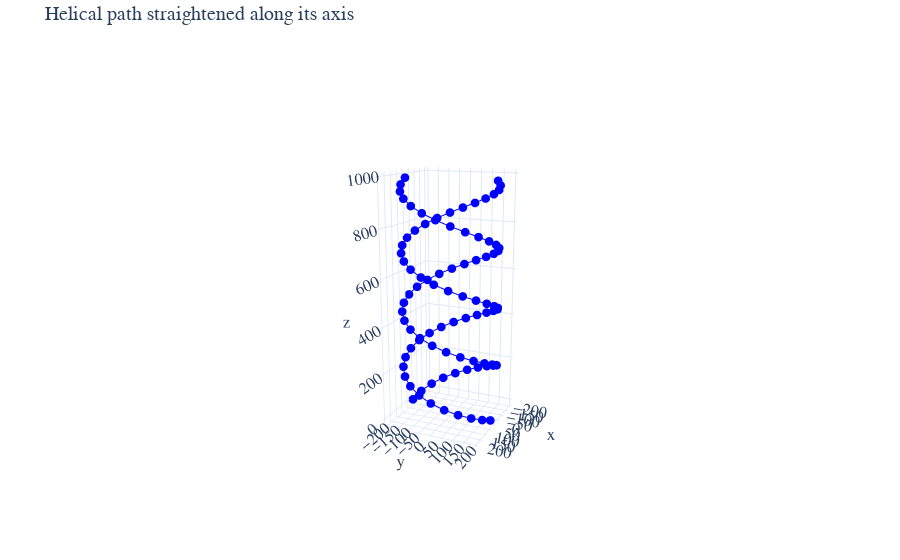

Notebook source saved alongside this figure:
### Code cell
x, y, z = points.T


fig = go.Figure()

rotated = turn_spiral_about_z_axis(points_straight)
x,y,z = rotated.T
fig.add_trace(go.Scatter3d(x=x, y=y, z=z, ))


x, y, z = points_straight.T
fig.add_trace(go.Scatter3d(x=x, y=y, z=z, ))


#x, y, z = make_line(axis_origin + axis_direction * 500, axis_direction, length=1000).T
#fig.add_trace(go.Scatter3d(x=x, y=y, z=z, ))


#fig.update_layout(scene=dict(xaxis_title='x', yaxis_title='y', zaxis_title='z'))
fig.update_layout(
    scene=dict(
        xaxis=dict(range=None, autorange=True),
        yaxis=dict(range=None, autorange=True),
        zaxis=dict(range=None, autorange=True)
    )
)
fig.update_layout(
    scene=dict(
        aspectmode='data'   # ensures equal scaling for x, y, z
    )
)

fig.update_layout(
    template="plotly_white",          # clean background
    scene=dict(
        aspectmode="data",            # equal axes
        xaxis=dict(showbackground=False, showgrid=True, zeroline=False),
        yaxis=dict(showbackground=False, showgrid=True, zeroline=False),
        zaxis=dict(showbackground=False, showgrid=True, zeroline=False),
    ),
    margin=dict(l=0, r=0, t=40, b=0),
    font=dict(size=14, family="Arial"),
)

fig.update_layout(
    dragmode="turntable",        # intuitive rotation
    scene_camera=dict(eye=dict(x=4, y=1.8, z=1.2)),  # pleasant starting view
)

fig.update_traces(marker=dict(size=3, color='blue'))
fig.update_layout(showlegend=False, title_text="Helical path straightened along its axis")


fig.show()  # fully interactive in browser/notebook
fig.write_html("plot.html")  # shareable file

### Figure 1 — Plotly figure (JSON) as saved in the notebook; plotly's stock layout.template omitted (floating-point values rounded to 4 significant figures)
{"data": [{"marker": {"color": "blue", "size": 3}, "type": "scatter3d", "x": [27.84, 81.32, 128.4, 165.3, 189.2, 198.2, 191.5, 169.7, 134.5, 88.7, 35.9, -19.74, -73.81, -122.1, -160.7, -186.6, -197.8, -193.4, -173.8, -140.4, -95.92, -43.89, 11.6, 66.18, 115.5, 155.8, 183.7, 197.2, 195.0, 177.5, 146.0, 103.0, 51.81, -3.444, -58.43, -108.8, -150.6, -180.5, -196.1, -196.3, -181.0, -151.4, -109.9, -59.64, -4.718], "y": [196.2, 180.8, 151.0, 109.3, 59.04, 4.081, -51.2, -102.4, -145.6, -177.2, -194.9, -197.2, -183.9, -156.2, -116.0, -66.78, -12.24, 43.27, 95.36, 139.9, 173.4, 193.3, 197.9, 186.8, 161.1, 122.6, 74.4, 20.37, -35.27, -88.12, -134.0, -169.4, -191.3, -198.2, -189.4, -165.7, -128.9, -81.9, -28.47, 27.21, 80.74, 127.9, 165.0, 189.0, 198.1], "z": [0.0, 22.36, 44.71, 67.07, 89.42, 111.8, 134.1, 156.5, 178.8, 201.2, 223.6, 245.9, 268.3, 290.6, 313.0, 335.3, 357.7, 380.1, 402.4, 424.8, 447.1, 469.5, 491.8, 514.2, 536.5, 558.9, 581.3, 603.6, 626.0, 648.3, 670.7, 693.0, 715.4, 737.7, 760.1, 782.5, 804.8, 827.2, 849.5, 871.9, 894.2, 916.6, 939.0, 961.3, 983.7]}, {"marker": {"color": "blue", "size": 3}, "type": "scatter3d", "x": [-27.84, -81.32, -128.4, -165.3, -189.2, -198.2, -191.5, -169.7, -134.5, -88.7, -35.9, 19.74, 73.81, 122.1, 160.7, 186.6, 197.8, 193.4, 173.8, 140.4, 95.92, 43.89, -11.6, -66.18, -115.5, -155.8, -183.7, -197.2, -195.0, -177.5, -146.0, -103.0, -51.81, 3.444, 58.43, 108.8, 150.6, 180.5, 196.1, 196.3, 181.0, 151.4, 109.9, 59.64, 4.718], "y": [-196.2, -180.8, -151.0, -109.3, -59.04, -4.081, 51.2, 102.4, 145.6, 177.2, 194.9, 197.2, 183.9, 156.2, 116.0, 66.78, 12.24, -43.27, -95.36, -139.9, -173.4, -193.3, -197.9, -186.8, -161.1, -122.6, -74.4, -20.37, 35.27, 88.12, 134.0, 169.4, 191.3, 198.2, 189.4, 165.7, 128.9, 81.9, 28.47, -27.21, -80.74, -127.9, -165.0, -189.0, -198.1], "z": [0.0, 22.36, 44.71, 67.07, 89.42, 111.8, 134.1, 156.5, 178.8, 201.2, 223.6, 245.9, 268.3, 290.6, 313.0, 335.3, 357.7, 380.1, 402.4, 424.8, 447.1, 469.5, 491.8, 514.2, 536.5, 558.9, 581.3, 603.6, 626.0, 648.3, 670.7, 693.0, 715.4, 737.7, 760.1, 782.5, 804.8, 827.2, 849.5, 871.9, 894.2, 916.6, 939.0, 961.3, 983.7]}], "layout": {"dragmode": "turntable", "font": {"family": "Arial", "size": 14}, "margin": {"b": 0, "l": 0, "r": 0, "t": 40}, "scene": {"aspectmode": "data", "camera": {"eye": {"x": 4, "y": 1.8, "z": 1.2}}, "xaxis": {"autorange": true, "showbackground": false, "showgrid": true, "zeroline": false}, "yaxis": {"autorange": true, "showbackground": false, "showgrid": true, "zeroline": false}, "zaxis": {"autorange": true, "showbackground": false, "showgrid": true, "zeroline": false}}, "showlegend": false, "title": {"text": "Helical path straightened along its axis"}}}
